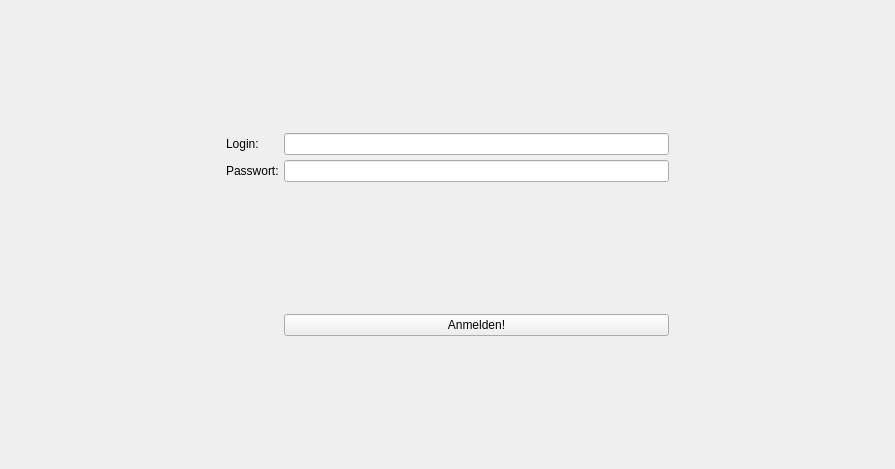
<?xml version="1.0" encoding="UTF-8"?>
<ui version="4.0">
 <class>LoginForm</class>
 <widget class="QWidget" name="LoginForm">
  <property name="geometry">
   <rect>
    <x>0</x>
    <y>0</y>
    <width>895</width>
    <height>469</height>
   </rect>
  </property>
  <property name="windowTitle">
   <string>Form</string>
  </property>
  <layout class="QHBoxLayout" name="horizontalLayout" stretch="1,2,1">
   <property name="spacing">
    <number>5</number>
   </property>
   <property name="margin">
    <number>5</number>
   </property>
   <item>
    <spacer name="horizontalSpacer_2">
     <property name="orientation">
      <enum>Qt::Horizontal</enum>
     </property>
     <property name="sizeHint" stdset="0">
      <size>
       <width>40</width>
       <height>20</height>
      </size>
     </property>
    </spacer>
   </item>
   <item>
    <layout class="QFormLayout" name="formLayout_2">
     <property name="fieldGrowthPolicy">
      <enum>QFormLayout::AllNonFixedFieldsGrow</enum>
     </property>
     <item row="0" column="1">
      <spacer name="verticalSpacer">
       <property name="orientation">
        <enum>Qt::Vertical</enum>
       </property>
       <property name="sizeHint" stdset="0">
        <size>
         <width>20</width>
         <height>40</height>
        </size>
       </property>
      </spacer>
     </item>
     <item row="1" column="0">
      <widget class="QLabel" name="loginLabel">
       <property name="text">
        <string>Login:</string>
       </property>
      </widget>
     </item>
     <item row="1" column="1">
      <widget class="QLineEdit" name="loginLineEdit">
       <property name="maximumSize">
        <size>
         <width>500</width>
         <height>16777215</height>
        </size>
       </property>
      </widget>
     </item>
     <item row="2" column="0">
      <widget class="QLabel" name="passwortLabel">
       <property name="text">
        <string>Passwort:</string>
       </property>
      </widget>
     </item>
     <item row="2" column="1">
      <widget class="QLineEdit" name="passwortLineEdit">
       <property name="maximumSize">
        <size>
         <width>500</width>
         <height>16777215</height>
        </size>
       </property>
      </widget>
     </item>
     <item row="3" column="1">
      <spacer name="verticalSpacer_2">
       <property name="orientation">
        <enum>Qt::Vertical</enum>
       </property>
       <property name="sizeHint" stdset="0">
        <size>
         <width>20</width>
         <height>40</height>
        </size>
       </property>
      </spacer>
     </item>
     <item row="4" column="1">
      <widget class="QPushButton" name="pushButton">
       <property name="maximumSize">
        <size>
         <width>500</width>
         <height>16777215</height>
        </size>
       </property>
       <property name="text">
        <string>Anmelden!</string>
       </property>
      </widget>
     </item>
     <item row="5" column="1">
      <spacer name="verticalSpacer_3">
       <property name="orientation">
        <enum>Qt::Vertical</enum>
       </property>
       <property name="sizeHint" stdset="0">
        <size>
         <width>20</width>
         <height>40</height>
        </size>
       </property>
      </spacer>
     </item>
    </layout>
   </item>
   <item>
    <spacer name="horizontalSpacer">
     <property name="orientation">
      <enum>Qt::Horizontal</enum>
     </property>
     <property name="sizeHint" stdset="0">
      <size>
       <width>40</width>
       <height>20</height>
      </size>
     </property>
    </spacer>
   </item>
  </layout>
 </widget>
 <resources/>
 <connections/>
</ui>
